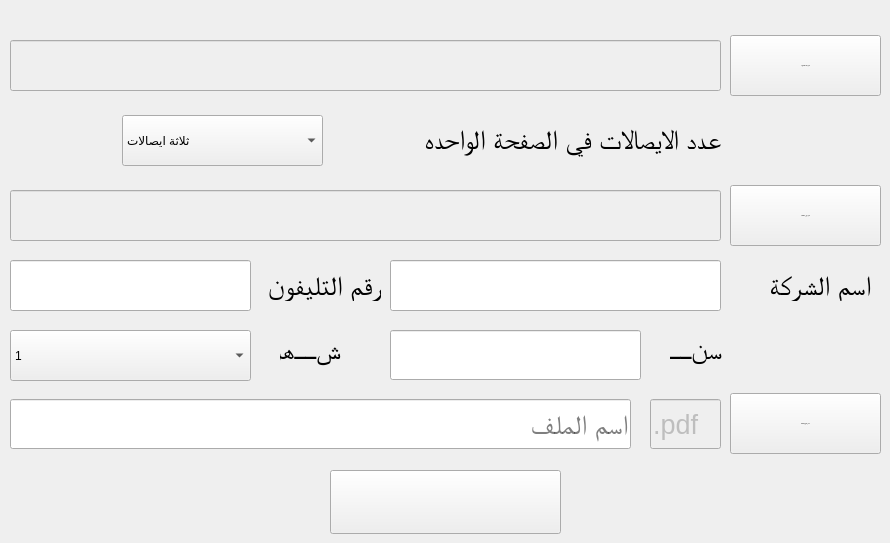
    <widget class="QWidget" name="tab">
     <attribute name="title">
      <string>عمل ايصالات شهر</string>
     </attribute>
     <widget class="QLineEdit" name="lineEdit">
      <property name="enabled">
       <bool>false</bool>
      </property>
      <property name="geometry">
       <rect>
        <x>10</x>
        <y>40</y>
        <width>711</width>
        <height>51</height>
       </rect>
      </property>
      <property name="styleSheet">
       <string notr="true">font: 75 20pt &quot;Arial&quot;;</string>
      </property>
     </widget>
     <widget class="QPushButton" name="pushButton">
      <property name="geometry">
       <rect>
        <x>730</x>
        <y>35</y>
        <width>151</width>
        <height>61</height>
       </rect>
      </property>
      <property name="font">
       <font>
        <pointsize>-1</pointsize>
        <weight>75</weight>
        <bold>true</bold>
       </font>
      </property>
      <property name="text">
       <string>اختر ملف العمارات</string>
      </property>
      <property name="iconSize">
       <size>
        <width>70</width>
        <height>56</height>
       </size>
      </property>
     </widget>
     <widget class="QPushButton" name="pushButton_2">
      <property name="geometry">
       <rect>
        <x>330</x>
        <y>470</y>
        <width>231</width>
        <height>64</height>
       </rect>
      </property>
      <property name="text">
       <string/>
      </property>
      <property name="icon">
       <iconset resource="C:/Users/Abdul/Dropbox/Projects _/Converter Project/imgs.qrc">
        <normaloff>:/img/save.png</normaloff>:/img/save.png</iconset>
      </property>
      <property name="iconSize">
       <size>
        <width>70</width>
        <height>56</height>
       </size>
      </property>
     </widget>
     <widget class="QLineEdit" name="lineEdit_2">
      <property name="geometry">
       <rect>
        <x>10</x>
        <y>399</y>
        <width>621</width>
        <height>50</height>
       </rect>
      </property>
      <property name="font">
       <font>
        <family>Arial</family>
        <pointsize>20</pointsize>
        <weight>9</weight>
        <italic>false</italic>
        <bold>false</bold>
       </font>
      </property>
      <property name="styleSheet">
       <string notr="true">font: 75 20pt &quot;Arial&quot;;</string>
      </property>
      <property name="placeholderText">
       <string>اسم الملف</string>
      </property>
     </widget>
     <widget class="QLineEdit" name="lineEdit_3">
      <property name="enabled">
       <bool>false</bool>
      </property>
      <property name="geometry">
       <rect>
        <x>650</x>
        <y>399</y>
        <width>71</width>
        <height>50</height>
       </rect>
      </property>
      <property name="font">
       <font>
        <family>Arial</family>
        <pointsize>20</pointsize>
        <weight>9</weight>
        <italic>false</italic>
        <bold>false</bold>
       </font>
      </property>
      <property name="styleSheet">
       <string notr="true">font: 75 20pt &quot;Arial&quot;;</string>
      </property>
      <property name="text">
       <string>.pdf</string>
      </property>
      <property name="readOnly">
       <bool>true</bool>
      </property>
     </widget>
     <widget class="QComboBox" name="comboBox">
      <property name="geometry">
       <rect>
        <x>10</x>
        <y>330</y>
        <width>241</width>
        <height>51</height>
       </rect>
      </property>
      <property name="styleSheet">
       <string notr="true">
font: 75 20pt &quot;Arial&quot;;</string>
      </property>
      <item>
       <property name="text">
        <string>1</string>
       </property>
      </item>
      <item>
       <property name="text">
        <string>2</string>
       </property>
      </item>
      <item>
       <property name="text">
        <string>3</string>
       </property>
      </item>
      <item>
       <property name="text">
        <string>4</string>
       </property>
      </item>
      <item>
       <property name="text">
        <string>5</string>
       </property>
      </item>
      <item>
       <property name="text">
        <string>6</string>
       </property>
      </item>
      <item>
       <property name="text">
        <string>7</string>
       </property>
      </item>
      <item>
       <property name="text">
        <string>8</string>
       </property>
      </item>
      <item>
       <property name="text">
        <string>9</string>
       </property>
      </item>
      <item>
       <property name="text">
        <string>10</string>
       </property>
      </item>
      <item>
       <property name="text">
        <string>11</string>
       </property>
      </item>
      <item>
       <property name="text">
        <string>12</string>
       </property>
      </item>
     </widget>
     <widget class="QLabel" name="label_2">
      <property name="geometry">
       <rect>
        <x>280</x>
        <y>330</y>
        <width>61</width>
        <height>38</height>
       </rect>
      </property>
      <property name="baseSize">
       <size>
        <width>0</width>
        <height>0</height>
       </size>
      </property>
      <property name="font">
       <font>
        <family>Arial</family>
        <pointsize>20</pointsize>
        <weight>9</weight>
        <italic>false</italic>
        <bold>false</bold>
       </font>
      </property>
      <property name="styleSheet">
       <string notr="true">
font: 75 20pt &quot;Arial&quot;;</string>
      </property>
      <property name="text">
       <string>شــهر</string>
      </property>
     </widget>
     <widget class="QLabel" name="label_4">
      <property name="geometry">
       <rect>
        <x>670</x>
        <y>330</y>
        <width>52</width>
        <height>38</height>
       </rect>
      </property>
      <property name="baseSize">
       <size>
        <width>0</width>
        <height>0</height>
       </size>
      </property>
      <property name="font">
       <font>
        <family>Arial</family>
        <pointsize>20</pointsize>
        <weight>9</weight>
        <italic>false</italic>
        <bold>false</bold>
       </font>
      </property>
      <property name="styleSheet">
       <string notr="true">
font: 75 20pt &quot;Arial&quot;;</string>
      </property>
      <property name="text">
       <string>سنــة</string>
      </property>
     </widget>
     <widget class="QLineEdit" name="lineEdit_4">
      <property name="geometry">
       <rect>
        <x>390</x>
        <y>330</y>
        <width>251</width>
        <height>50</height>
       </rect>
      </property>
      <property name="styleSheet">
       <string notr="true">font: 75 20pt &quot;Arial&quot;;</string>
      </property>
      <property name="inputMask">
       <string/>
      </property>
      <property name="text">
       <string/>
      </property>
     </widget>
     <widget class="QPushButton" name="pushButton_4">
      <property name="geometry">
       <rect>
        <x>730</x>
        <y>393</y>
        <width>151</width>
        <height>61</height>
       </rect>
      </property>
      <property name="font">
       <font>
        <pointsize>-1</pointsize>
        <weight>75</weight>
        <bold>true</bold>
       </font>
      </property>
      <property name="text">
       <string>اختر مكان الحفظ</string>
      </property>
      <property name="iconSize">
       <size>
        <width>70</width>
        <height>56</height>
       </size>
      </property>
     </widget>
     <widget class="QLabel" name="label_9">
      <property name="geometry">
       <rect>
        <x>730</x>
        <y>270</y>
        <width>141</width>
        <height>31</height>
       </rect>
      </property>
      <property name="baseSize">
       <size>
        <width>0</width>
        <height>0</height>
       </size>
      </property>
      <property name="font">
       <font>
        <family>Arial</family>
        <pointsize>20</pointsize>
        <weight>9</weight>
        <italic>false</italic>
        <bold>false</bold>
       </font>
      </property>
      <property name="styleSheet">
       <string notr="true">
font: 75 20pt &quot;Arial&quot;;</string>
      </property>
      <property name="text">
       <string>اسم الشركة</string>
      </property>
     </widget>
     <widget class="QLineEdit" name="lineEdit_11">
      <property name="enabled">
       <bool>true</bool>
      </property>
      <property name="geometry">
       <rect>
        <x>390</x>
        <y>260</y>
        <width>331</width>
        <height>51</height>
       </rect>
      </property>
      <property name="styleSheet">
       <string notr="true">font: 75 20pt &quot;Arial&quot;;</string>
      </property>
     </widget>
     <widget class="QLabel" name="label_11">
      <property name="geometry">
       <rect>
        <x>240</x>
        <y>270</y>
        <width>141</width>
        <height>31</height>
       </rect>
      </property>
      <property name="baseSize">
       <size>
        <width>0</width>
        <height>0</height>
       </size>
      </property>
      <property name="font">
       <font>
        <family>Arial</family>
        <pointsize>20</pointsize>
        <weight>9</weight>
        <italic>false</italic>
        <bold>false</bold>
       </font>
      </property>
      <property name="styleSheet">
       <string notr="true">
font: 75 20pt &quot;Arial&quot;;</string>
      </property>
      <property name="text">
       <string>رقم التليفون</string>
      </property>
     </widget>
     <widget class="QLineEdit" name="lineEdit_13">
      <property name="enabled">
       <bool>true</bool>
      </property>
      <property name="geometry">
       <rect>
        <x>10</x>
        <y>260</y>
        <width>241</width>
        <height>51</height>
       </rect>
      </property>
      <property name="styleSheet">
       <string notr="true">font: 75 20pt &quot;Arial&quot;;</string>
      </property>
     </widget>
     <widget class="QPushButton" name="pushButton_13">
      <property name="geometry">
       <rect>
        <x>730</x>
        <y>185</y>
        <width>151</width>
        <height>61</height>
       </rect>
      </property>
      <property name="font">
       <font>
        <pointsize>-1</pointsize>
        <weight>75</weight>
        <bold>true</bold>
       </font>
      </property>
      <property name="text">
       <string>اختر صورة الخلفية</string>
      </property>
      <property name="iconSize">
       <size>
        <width>70</width>
        <height>56</height>
       </size>
      </property>
     </widget>
     <widget class="QLineEdit" name="lineEdit_27">
      <property name="enabled">
       <bool>false</bool>
      </property>
      <property name="geometry">
       <rect>
        <x>10</x>
        <y>190</y>
        <width>711</width>
        <height>51</height>
       </rect>
      </property>
      <property name="styleSheet">
       <string notr="true">font: 75 20pt &quot;Arial&quot;;</string>
      </property>
     </widget>
     <widget class="QLabel" name="label_21">
      <property name="geometry">
       <rect>
        <x>310</x>
        <y>120</y>
        <width>411</width>
        <height>38</height>
       </rect>
      </property>
      <property name="baseSize">
       <size>
        <width>0</width>
        <height>0</height>
       </size>
      </property>
      <property name="font">
       <font>
        <family>Arial</family>
        <pointsize>20</pointsize>
        <weight>9</weight>
        <italic>false</italic>
        <bold>false</bold>
       </font>
      </property>
      <property name="styleSheet">
       <string notr="true">
font: 75 20pt &quot;Arial&quot;;</string>
      </property>
      <property name="text">
       <string>عدد الايصالات في الصفحة الواحده</string>
      </property>
     </widget>
     <widget class="QComboBox" name="comboBox_5">
      <property name="geometry">
       <rect>
        <x>122</x>
        <y>115</y>
        <width>201</width>
        <height>51</height>
       </rect>
      </property>
      <property name="styleSheet">
       <string notr="true">
font: 75 20pt &quot;Arial&quot;;</string>
      </property>
      <item>
       <property name="text">
        <string>ثلاثة ايصالات</string>
       </property>
      </item>
      <item>
       <property name="text">
        <string>اربعة ايصالات</string>
       </property>
      </item>
     </widget>
    </widget>
